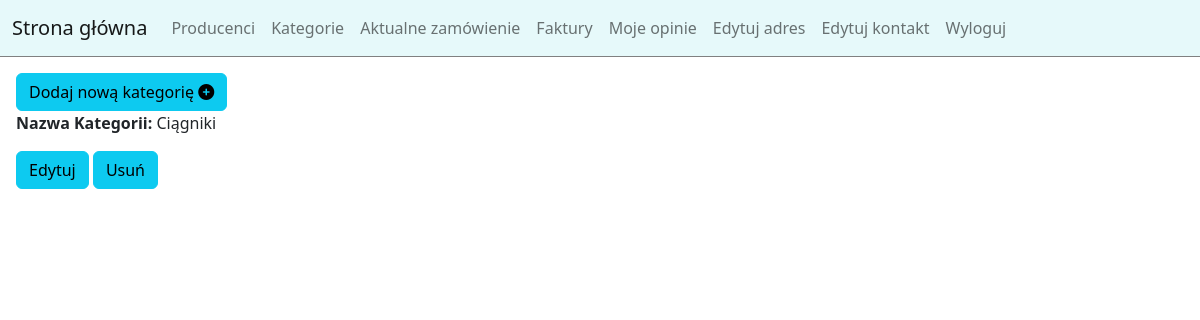
The page /produkty/lista-kategorii/ (signed in) on the database as committed earlier.
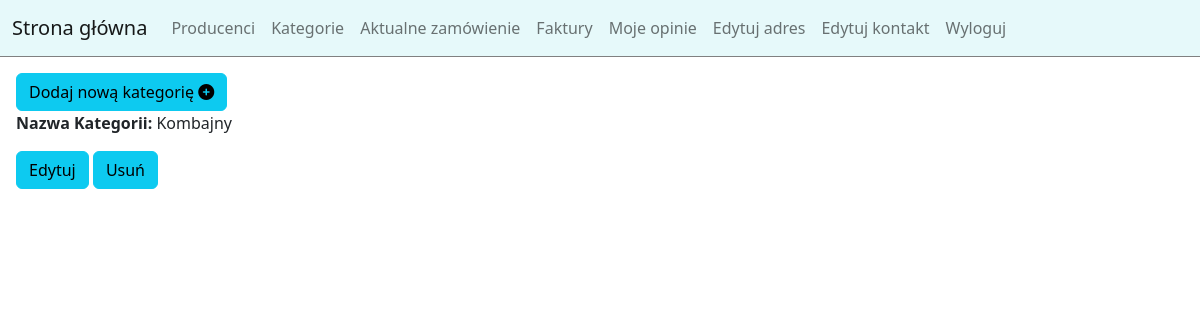
The same page on the database as committed later.
### apps/produkty/models.py (models this page shows)
class Kategorie(models.Model):
    nazwa_kategorii = models.CharField(max_length=70)

### apps/produkty/views.py (the view)
# urls.py: path('lista-kategorii/', AllCategoriesView.as_view(), name='lista-kategorii'),
class AllCategoriesView(ListView):
    model = Kategorie
    template_name = 'categories/categoryList.html'
    ordering = ['-id']

### apps/uzytkownicy/models.py (called while the page is built)
    @property
    def is_staff(self):
        return self.staff

### apps/produkty/templates/categories/categoryList.html (shortened to what this page needs)
{% extends 'base.html' %}
{% block page %}
<div class="m-3">
    <a class="btn btn-info" href="{% url 'dodaj-kategorie' %}" class="btn btn-sm btn-outline-secondary">Dodaj nową kategorię <i class="fa-solid fa-circle-plus"></i> </a>
    {% for item in object_list%}
    <p><b>Nazwa Kategorii: </b>{{ item.nazwa_kategorii }}</p>
    <a class="btn btn-info" href="{% url 'edytuj-kategorie' item.id %} " class="btn btn-sm btn-outline-secondary">Edytuj</a>
    <a class="btn btn-info" href="{% url 'usun-kategorie' item.id %} " class="btn btn-sm btn-outline-secondary">Usuń</a>
    {% endfor %}
</div>
{% endblock page %}

Rows that differ between the two databases and show on the page:
removed Kategorie: nazwa_kategorii "Ciągniki"
added Kategorie: nazwa_kategorii "Kombajny"
